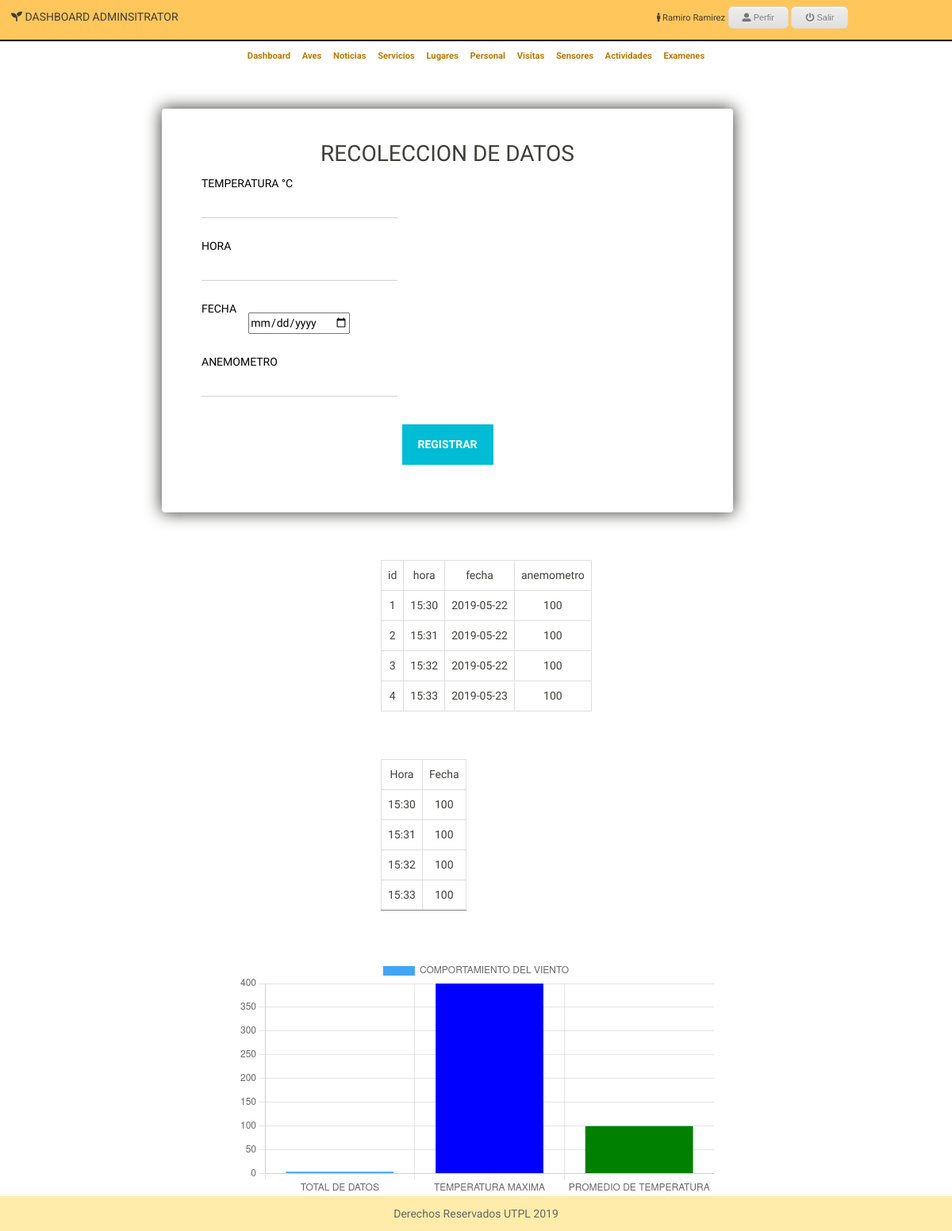
/administrator/adm_test/kevin_quito/index.php (signed in), run on the app's committed database.
### tables this page shows
CREATE TABLE `quito_datos` (
  `id` int(11) NOT NULL,
  `hora` varchar(50) NOT NULL,
  `fecha` varchar(50) NOT NULL,
  `anemometro` varchar(100) NOT NULL
);

### administrator/security/security.php (called while the page is built, shortened)
<?php
	if(@$_SESSION['autentificado'] && $_SESSION['nombre'] && $_SESSION['rol']){
		include($_SESSION['site_path']."/dll/class_mysqli.php");
		$miconexion = new clase_mysqli;
	}else{
		echo "<script>location.href='../'</script>";
	}
?>

### administrator/adm_test/kevin_quito/index.php (the view, shortened to what this page needs)
<?php
include('../../adm_header.php');
?>
<main>
    <link href='css/style.css' rel='stylesheet' type='text/css' />
    <form class='form' method="post" action="dll/insertar_datos.php">
        <h2>RECOLECCION DE DATOS</h2>
        <div class="">
            <div class="form_item col-12 col-lg-5">
                <input type="text" name="temperatura" id="temperatura" class="form_input" required>
                <label for="temperatura" class="form_label">TEMPERATURA °C</label>
            </div>
            <div class="form_item col-12 col-lg-5">
                <input type="text" name="hora" id="hora" class="form_input" required>
                <label for="hora" class="form_label">HORA</label>
            </div>
            <div class="form_item col-12 col-lg-5">
                <input type="date" name="fecha">
                <label for="hora" class="form_label" min="2018-03-25" max="2018-05-25" required>FECHA</label>
            </div>
            <div class="form_item col-12 col-lg-5">
                <input type="text" name="anemometro" id="anemometro" class="form_input" required>
                <label for="anemometro" class="form_label">ANEMOMETRO</label>
            </div>
        </div>
        <div class="row justify-content-center">
            <button class="submit" type="submit">REGISTRAR</button>
        </div>
    </form>
    <?php
    $miconexion->consulta("select * from quito_datos");
    $miconexion->verconsulta();
    ?>
    <?php
    function conectarBD()
    {
        $server = "localhost";
        $usuario = "root";
        $pass = "";
        $BD = "podocarpusdb";
        $conexion = mysqli_connect($server, $usuario, $pass, $BD);
        return $conexion;
    }
    function desconectarBD($conexion)
    {
        $close = mysqli_close($conexion);
        return $close;
    }
    function getArraySQL($sql)
    {
        $conexion = conectarBD();
        if (!$result = mysqli_query($conexion, $sql)) die();
        $rawdata = array();
        $i = 0;
        while ($row = mysqli_fetch_array($result)) {
            $rawdata[$i] = $row;
            $i++;
        }
        return $rawdata;
    }
    $sql = "SELECT fecha,hora,anemometro from quito_datos;";
    $rawdata = getArraySQL($sql);
    echo "<table border=1>";
    echo "<tr>";
    echo "<td>"."Hora"."</td>";
    echo "<td>"."Fecha"."</td>";
    for ($i = 0; $i < count($rawdata); $i++) {
        echo "<tr>";
        echo "<td>".utf8_encode($rawdata[$i]["hora"])."</td>";
        echo "<td>".utf8_encode($rawdata[$i]["anemometro"])."</td>";
        echo "<tr>";
    }
    echo "</table>";
    ?>
    <?php
        $consulta1 = "SELECT count(*) as Total FROM quito_datos";
        $resultado1 = $miconexion->consulta($consulta1);
        $fila1 = $resultado1->fetch_assoc();
        $total = $fila1['Total'];
        $consulta = "SELECT SUM(anemometro) as Temperatura FROM quito_datos";
        $resultado = $miconexion->consulta($consulta);
        $fila = $resultado->fetch_assoc();
        $temperatura = $fila['Temperatura'];
        $media = $temperatura / $total;
    ?>
    <div class="myChart">
        <canvas id="myChart"></canvas>
        <script>
            var ctx = document.getElementById('myChart').getContext('2d');
            var chart = new Chart(ctx, {
                        type: 'bar',
                        data: {
                            datasets: [{
                                    data: [ <?php echo ($total); ?>, <?php echo ($temperatura); ?>, <?php echo ($media); ?>],
                                        backgroundColor: ['#42a5f5', 'blue', 'green'],
                                        label: 'COMPORTAMIENTO DEL VIENTO'
                                    }],
                                labels: ["TOTAL DE DATOS","TEMPERATURA MAXIMA", "PROMEDIO DE TEMPERATURA"
                                ]
                            },
                            options: {
                                responsive: true
                            }
                        });
        </script>
    </div>
</main>
<?php
include('../../adm_footer.php');
?>

### dll/class_mysqli.php (shortened to what this page needs)
<?php
class clase_mysqli{
	var $BaseDatos;
	var $Servidor;
	var $Usuario;
	var $Clave;
	var $Conexion_ID=0;
	var $Consulta_ID=0;
	function clase_mysqli($host="", $user="", $pass="", $db=""){
		$this->BaseDatos=$db;
		$this->Servidor=$host;
		$this->Usuario=$user;
		$this->Clave=$pass;
	}
	function conectar($host, $user, $pass, $db){
		if($db != "")$this->BaseDatos=$db;
		if($host != "")$this->Servidor=$host;
		if($user != "")$this->Usuario=$user;
		if($pass != "")$this->Clave=$pass;
		$this->Conexion_ID=new mysqli($this->Servidor, $this->Usuario, $this->Clave, $this->BaseDatos);
		return$this->Conexion_ID;
	}
	function consulta($sql=""){
		$this->Consulta_ID=mysqli_query($this->Conexion_ID,$sql);
		return $this->Consulta_ID;
	}
	function numcampos(){
		return mysqli_num_fields($this->Consulta_ID);
	}
	function verconsulta(){
		echo "<table border=1>";
		echo "<tr>";
		for ($i=0; $i < $this->numcampos() ; $i++) {
			echo  "<td>".mysqli_fetch_field_direct($this->Consulta_ID, $i)->name."</td>";
		}
		echo "</tr>";
		while ($row=mysqli_fetch_array($this->Consulta_ID)) {
			echo "<tr>";
			for ($i=0; $i < $this->numcampos(); $i++) {
				echo "<td>".utf8_encode($row[$i])."</td>";
			}
			echo "</tr>";
		}
		echo "</table>";
	}
}
?>

### administrator/css/style.css (style rules this page uses)
* { padding: 0; margin: 0; }
html, body { background: #f1f1f1; height: 100%; font-family: arial; }
main { text-align:center; }

### administrator/adm_birds/adm_birds_css/estilos.css (style rules this page uses)
* { padding: 0; margin: 0; }

### administrator/adm_test/juan_pachar/css/styles.css (style rules this page uses)
canvas { -moz-user-select: none; -webkit-user-select: none; -ms-user-select: none; }

### administrator/adm_test/kevin_quito/css/style.css (style rules this page uses)
main { font-family: 'Handlee', cursive; }
.form { top: 18%; }
.form_item { position: relative; margin-top: 10px; padding: 15px 10px 15px; }
.form_input, .form_select, .form_textarea { border: 0; outline: 0; width: 100%; padding: 7px 0; font-size: 1rem; background: transparent; border-bottom: 1px solid #d2d2d2; border-radius: 0; font-family: 'Nunito', sans-serif; }
button, .form_select { cursor: pointer; }
.form_label { font-family: 'Handlee', cursive; color: black; }
.form_label, .form_input:focus~.form_label { position: absolute; top: 0; display: block; -webkit-transition: 0.2s; transition: 0.2s; color: black; }
.submit { font-family: 'Handlee', cursive; margin-top: 20px; text-align: center; padding: 15px 20px; background-color: #00BCD4; border: 0; color: white; font-weight: bold; }
.form { left: 17%; width: 60%; padding: 40px; margin-top: 50px; position: relative; margin-bottom: 40px; border-radius: 4px; padding-bottom: 60px; background-color: #fff; box-shadow: 0px 0px 20px 1px; }
table { left: 40%; position: relative; margin: 5% 0%; }
table td, table th { border: 1px solid #ddd; padding: 8px; }
.myChart { width: 50%; display: block; margin: auto; }

### data on the page
quito_datos: id "1", hora "15:30", fecha "2019-05-22", anemometro "100"
quito_datos: id "2", hora "15:31", fecha "2019-05-22", anemometro "100"
quito_datos: id "3", hora "15:32", fecha "2019-05-22", anemometro "100"
quito_datos: id "4", hora "15:33", fecha "2019-05-23", anemometro "100"

### other printed values
utf8_encode($_SESSION['nombre']) "Ramiro Ramirez"
mysqli_fetch_field_direct($this->Consulta_ID, $i)->name "id"
mysqli_fetch_field_direct($this->Consulta_ID, $i)->name "hora"
mysqli_fetch_field_direct($this->Consulta_ID, $i)->name "fecha"
mysqli_fetch_field_direct($this->Consulta_ID, $i)->name "anemometro"
chart data {{ $total }} 4
chart data {{ $temperatura }} 400
chart data {{ $media }} 100
